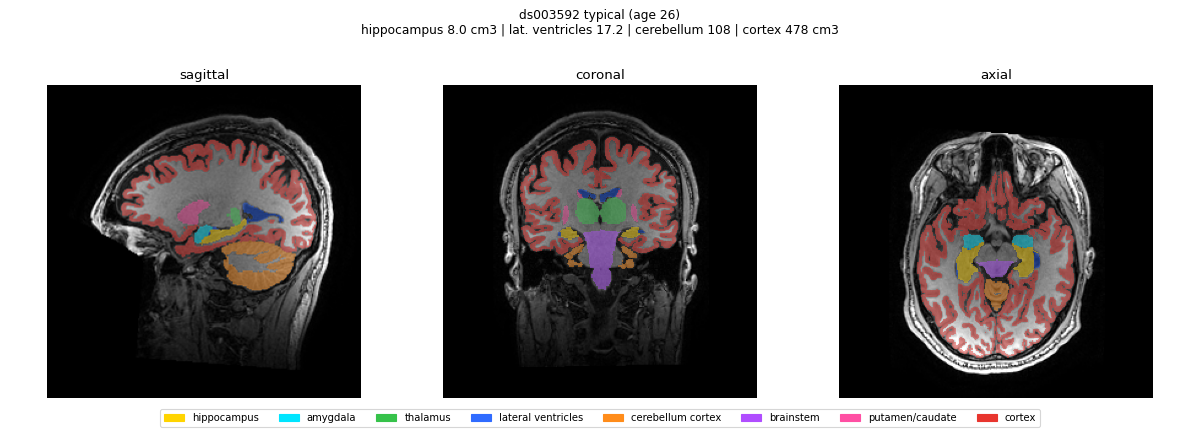
#> input picture pilot/viz_fix/a_00.png, 1200 x 432 px, given as the content of the folder a_00.png, which was not available
$ python reorient.py a_00.png
#> lines starting #> are read from the running program, lines starting #| are printed output that depends on the picture; after the words box and inside, x2 and y2 are one past the last pixel; in counts of white or black regions, pixels touching at a corner belong together; pictures that were not available may be replaced by others from this repository, and a replacement may not be noted
#> further down, im is the input picture: PIL image 1200x432 RGB; mean R, G, B 130.6, 127.2, 126.8
# The QC plots were drawn from FastSurfer's conformed (LIA) volume with a plain rot90, which shows the
# sagittal view with the face up and the coronal view upside down. This rotates those panels in the
# PNGs to standard radiological display (sagittal: top = superior, face left; coronal: top = superior).
import glob, os, sys
import numpy as np
from PIL import Image

def panels(a):
    nonwhite = (a < 245).any(axis=2)
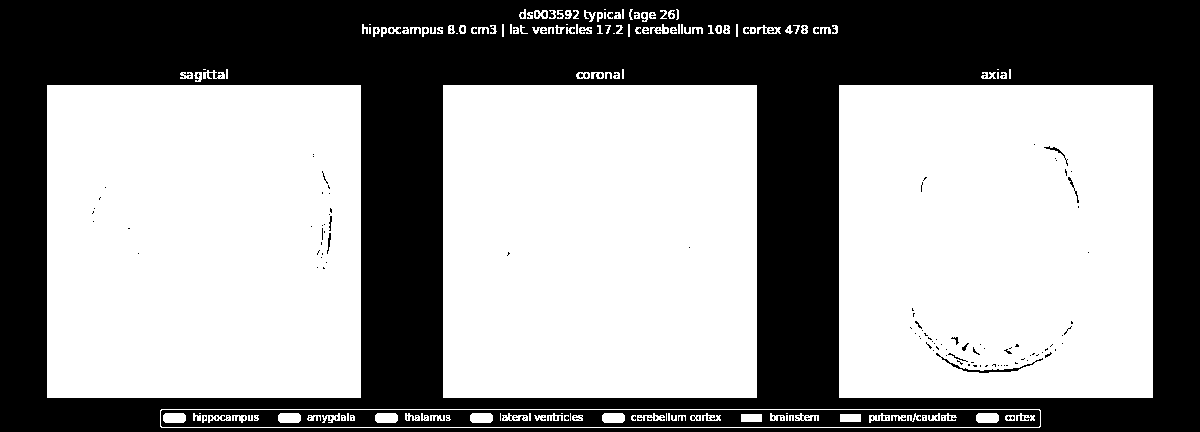
#> nonwhite: shape (432, 1200) bool; 58.4% white; 202 black regions (192 under 20 px), largest, box (x1, y1, x2, y2) and area: (0, 0, 1200, 432) 203280, (161, 410, 1040, 427) 10972, (936, 353, 1043, 373) 230
    H, W = nonwhite.shape
#> H = 432; W = 1200
    cols = nonwhite[60:H - 40].sum(0) > 150
    runs, s = [], None
    for x, v in enumerate(list(cols) + [False]):
        if v and s is None: s = x
        if not v and s is not None: runs.append((s, x)); s = None
#> this loop made 1201 passes
#> v on passes 1 to 12: False, False, False, False, False, False, False, False, False, False, False, False
#> after the loop, runs = [(47, 361), (443, 757), (839, 1153)]
    x0, x1 = runs[0]                      # all panels are equal squares in one row: take rows from the first
#> x0 = 47; x1 = 361
    ys = np.where(nonwhite[:, x0:x1].mean(1) > 0.9)[0]
#> ys = 313 values from 85 to 397
    return [(a_, b_, ys.min(), ys.max() + 1) for a_, b_ in runs]

for src in sys.argv[1:]:
    for f in sorted(glob.glob(os.path.join(src, "**", "*.png"), recursive=True)):
        im = Image.open(f).convert("RGB"); a = np.asarray(im).copy()
        P = panels(a)
#> P = [(47, 361, 85, 398), (443, 757, 85, 398), (839, 1153, 85, 398)]
        sag = P[:-2]          # last two panels are coronal, axial; the rest are sagittal views
#> sag = [(47, 361, 85, 398)]
        cor = P[-2]
#> cor = (443, 757, 85, 398)
        for x0, x1, y0, y1 in sag:
            crop = Image.fromarray(a[y0:y1, x0:x1])
            r = crop.rotate(-90, expand=True).transpose(Image.FLIP_LEFT_RIGHT).resize((x1 - x0, y1 - y0))
            a[y0:y1, x0:x1] = np.asarray(r)
#> this loop made 1 pass
#> pass 1, `crop = Image.fromarray(a[y0:y1, x0:x1])`:
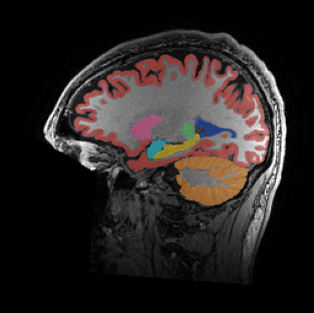
#> crop: PIL image 314x313 RGB; mean R, G, B 40.4, 35, 33.8
#> pass 1, `r = crop.rotate(-90, expand=True).transpose(Image.FLIP_LEFT_RIGHT).res..`:
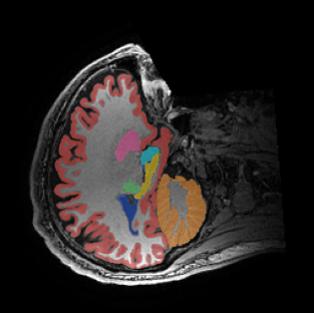
#> r: PIL image 314x313 RGB; mean R, G, B 40.4, 35, 33.8
#> after the loop:
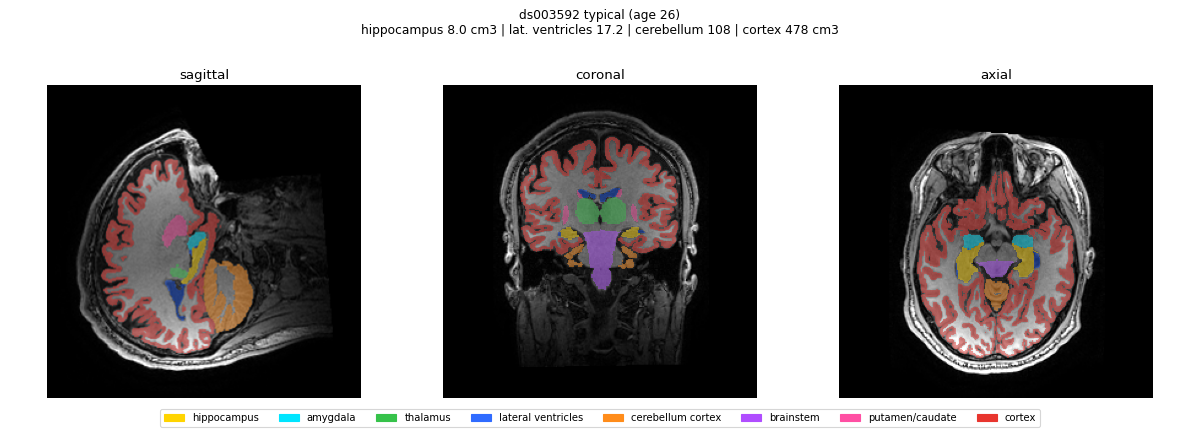
#> a: shape (432, 1200, 3); 12.96% of pixels changed, all inside (x1, y1, x2, y2) = (55, 93, 361, 398)
        x0, x1, y0, y1 = cor
#> x0 = 443; x1 = 757; y0 = 85; y1 = 398
        a[y0:y1, x0:x1] = a[y0:y1, x0:x1][::-1]
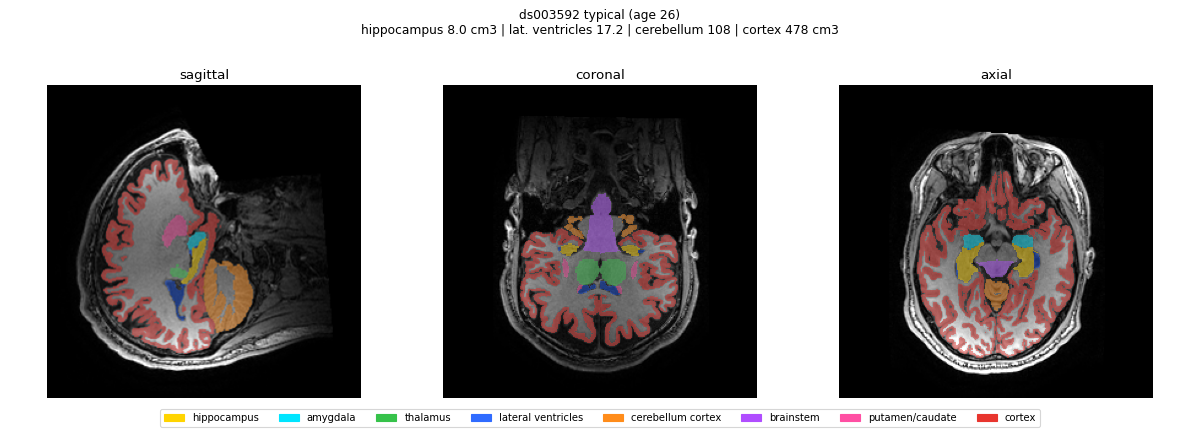
#> a: shape (432, 1200, 3); 10.22% of pixels changed, all inside (x1, y1, x2, y2) = (493, 91, 709, 392)
        tag = "b" if "viz_check2" in f.replace(os.sep, "/") else "a"
        dst = os.path.join(os.path.dirname(os.path.abspath(__file__)), tag + "_" + os.path.basename(f))
        Image.fromarray(a).save(dst)
        print(dst, len(P), "panels")
#| pilot/viz_fix/a_a_00.png 3 panels

$ run again, on pilot/viz_fix/a_04.png
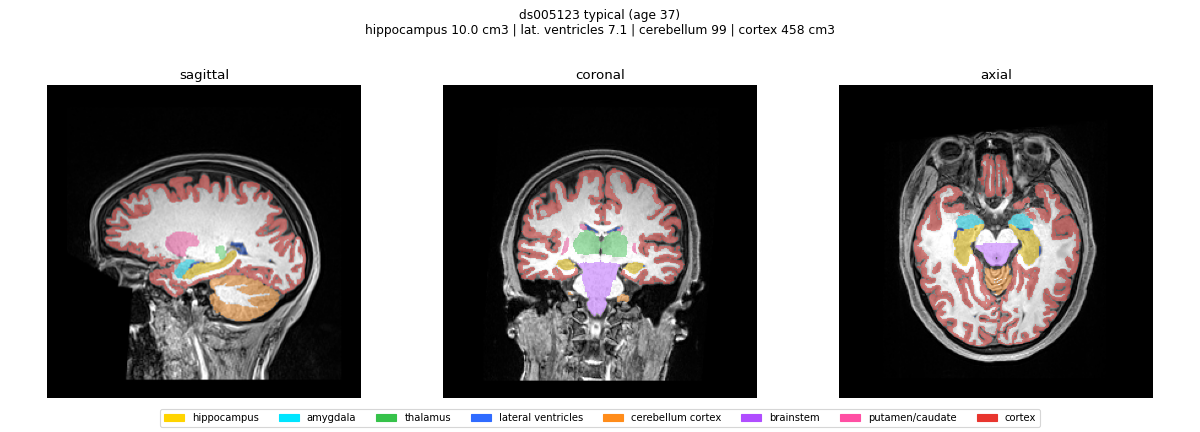
#> input picture pilot/viz_fix/a_04.png, 1200 x 432 px, given as the content of the folder a_04.png, which was not available
#> im is the input picture: PIL image 1200x432 RGB; mean R, G, B 140.3, 137.3, 136.9
#> in panels, `nonwhite = (a < 245).any(axis=2)`:
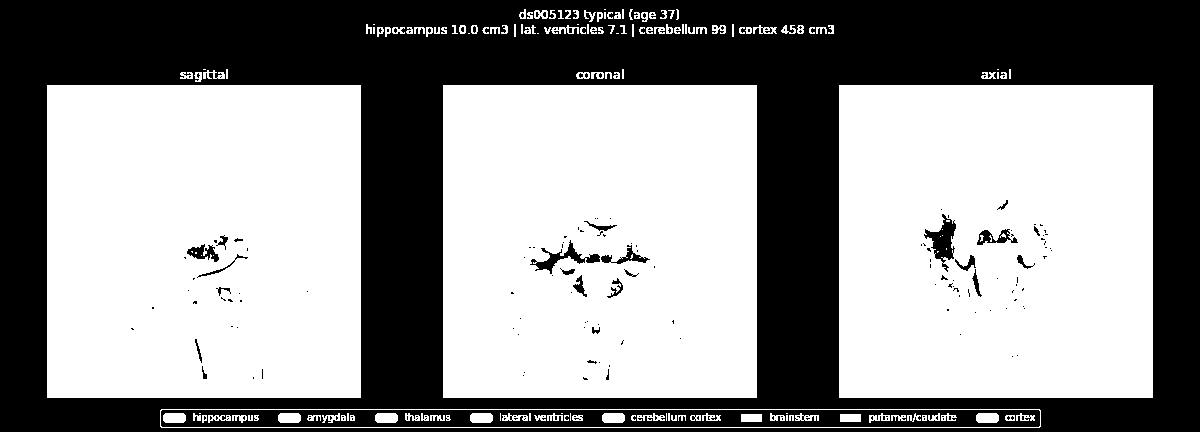
#> nonwhite: shape (432, 1200) bool; 57.9% white; 220 black regions (195 under 20 px), largest, box (x1, y1, x2, y2) and area: (0, 0, 1200, 432) 203366, (161, 410, 1040, 427) 10972, (924, 214, 956, 272) 759
#> the loop in panels, `for x, v in enumerate(list(cols) + [False]):` made 1201 passes
#> v on passes 1 to 8: False, False, False, False, False, False, False, False
#> after the loop in panels, `for x, v in enumerate(list(cols) + [False]):`: runs = [(47, 361), (443, 757), (839, 1153)]
#> in panels, `x0, x1 = runs[0]`: x0 = 47; x1 = 361
#> ys = 312 values from 85 to 397
#> P = [(47, 361, 85, 398), (443, 757, 85, 398), (839, 1153, 85, 398)]
#> sag = [(47, 361, 85, 398)]
#> cor = (443, 757, 85, 398)
#> the loop `for x0, x1, y0, y1 in sag:` made 1 pass
#> `x0, x1, y0, y1 = cor`: x0 = 443; x1 = 757; y0 = 85; y1 = 398
#> `a[y0:y1, x0:x1] = a[y0:y1, x0:x1][::-1]`:
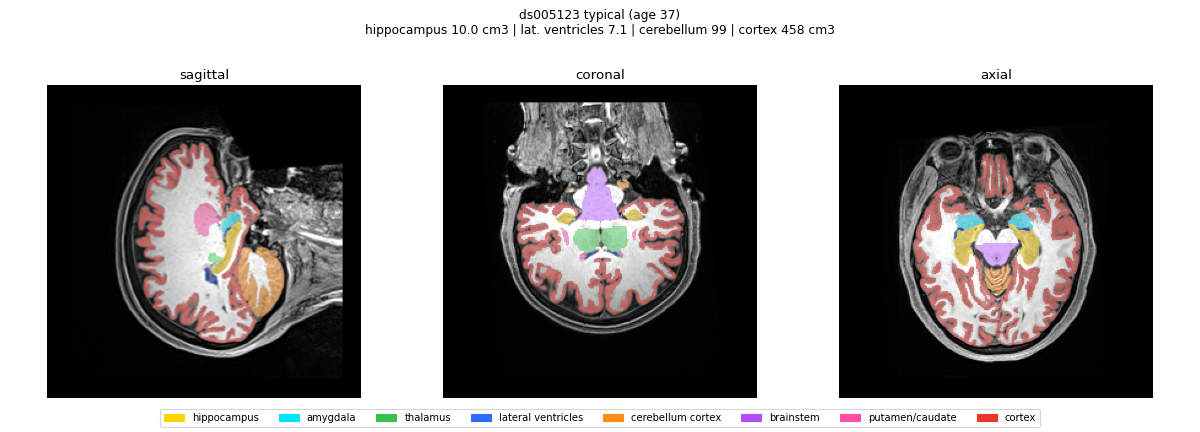
#> a: shape (432, 1200, 3); mean R, G, B 140.3, 137.3, 136.9
#| pilot/viz_fix/a_a_04.png 3 panels

$ run again, on pilot/viz_fix/a_05.png
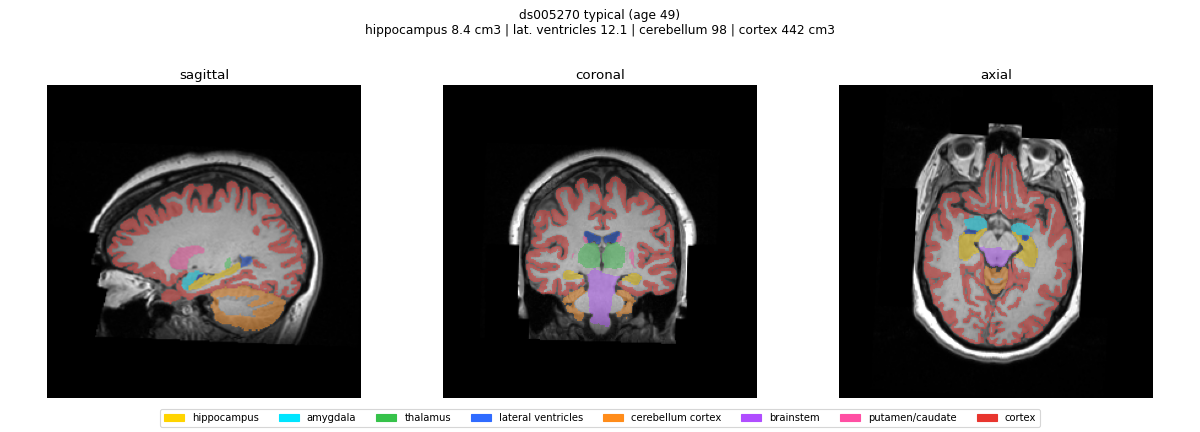
#> input picture pilot/viz_fix/a_05.png, 1200 x 432 px, given as the content of the folder a_05.png, which was not available
#> im is the input picture: PIL image 1200x432 RGB; mean R, G, B 132.6, 129.4, 128.9
#> in panels, `nonwhite = (a < 245).any(axis=2)`:
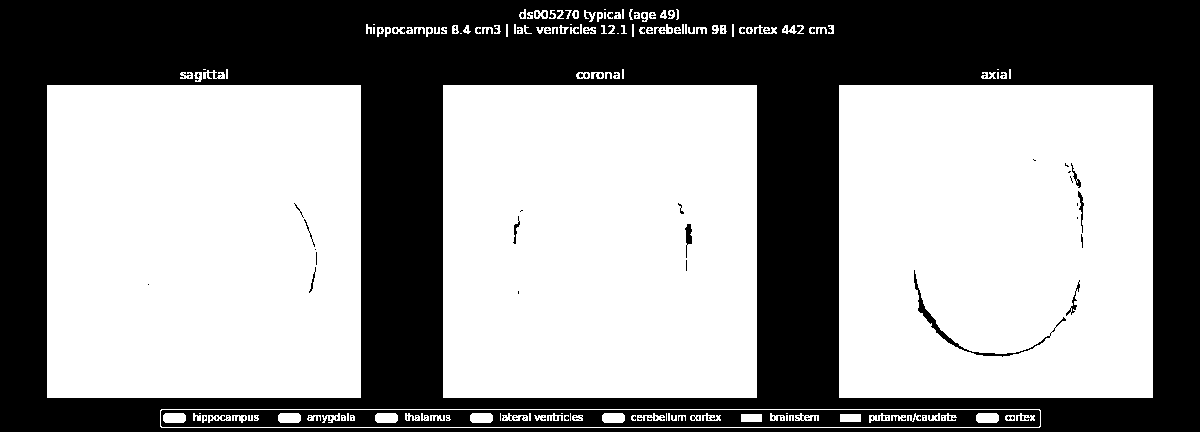
#> nonwhite: shape (432, 1200) bool; 58.3% white; 128 black regions (116 under 20 px), largest, box (x1, y1, x2, y2) and area: (0, 0, 1200, 432) 203330, (161, 410, 1040, 427) 10972, (914, 270, 1066, 357) 614
#> the loop in panels, `for x, v in enumerate(list(cols) + [False]):` made 1201 passes
#> v on passes 1 to 8: False, False, False, False, False, False, False, False
#> after the loop in panels, `for x, v in enumerate(list(cols) + [False]):`: runs = [(47, 361), (443, 757), (839, 1153)]
#> in panels, `x0, x1 = runs[0]`: x0 = 47; x1 = 361
#> ys = 313 values from 85 to 397
#> P = [(47, 361, 85, 398), (443, 757, 85, 398), (839, 1153, 85, 398)]
#> sag = [(47, 361, 85, 398)]
#> cor = (443, 757, 85, 398)
#> the loop `for x0, x1, y0, y1 in sag:` made 1 pass
#> `x0, x1, y0, y1 = cor`: x0 = 443; x1 = 757; y0 = 85; y1 = 398
#> `a[y0:y1, x0:x1] = a[y0:y1, x0:x1][::-1]`:
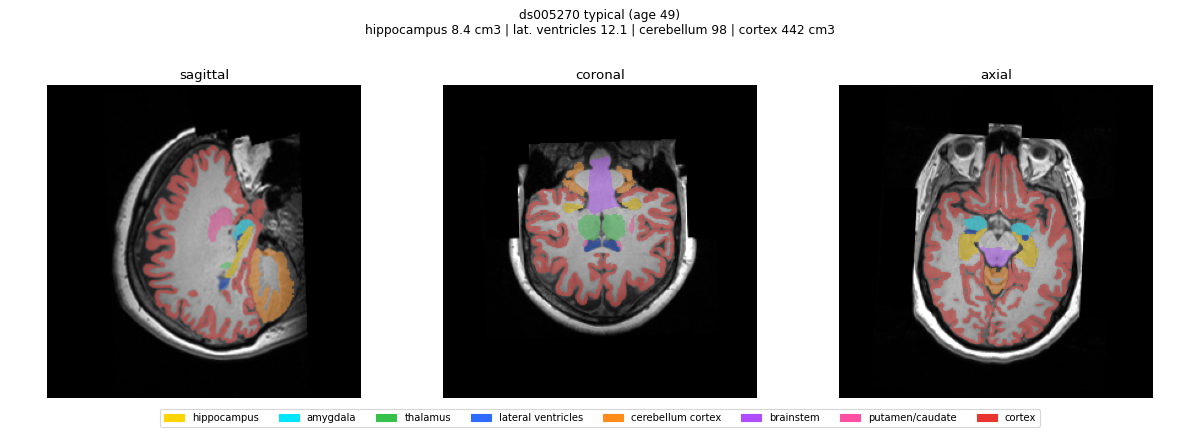
#> a: shape (432, 1200, 3); mean R, G, B 132.6, 129.4, 128.9
#| pilot/viz_fix/a_a_05.png 3 panels

$ run again, on pilot/viz_fix/a_06.png
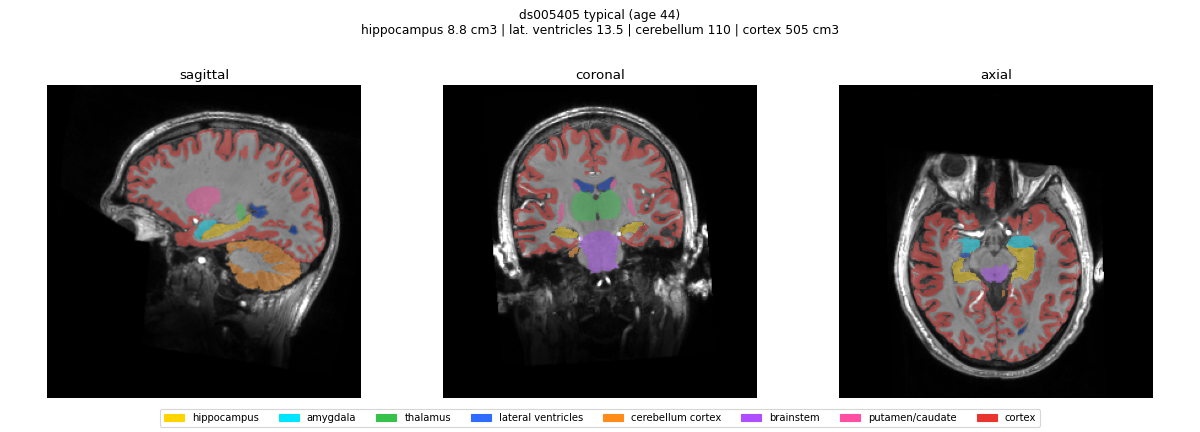
#> input picture pilot/viz_fix/a_06.png, 1200 x 432 px, given as the content of the folder a_06.png, which was not available
#> im is the input picture: PIL image 1200x432 RGB; mean R, G, B 133.3, 130.3, 130
#> in panels, `nonwhite = (a < 245).any(axis=2)`:
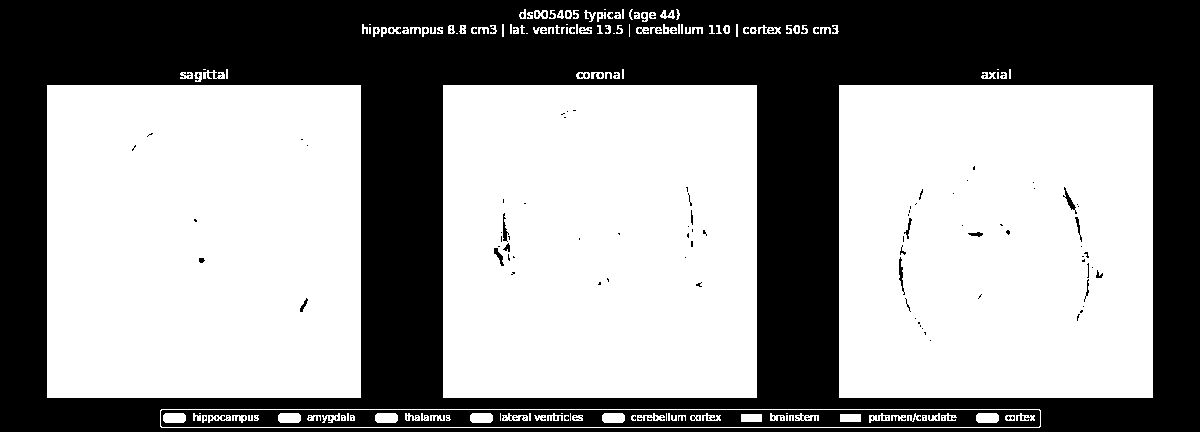
#> nonwhite: shape (432, 1200) bool; 58.4% white; 182 black regions (166 under 20 px), largest, box (x1, y1, x2, y2) and area: (0, 0, 1200, 432) 203304, (161, 410, 1040, 427) 10972, (1063, 187, 1077, 214) 95
#> the loop in panels, `for x, v in enumerate(list(cols) + [False]):` made 1201 passes
#> v on passes 1 to 8: False, False, False, False, False, False, False, False
#> after the loop in panels, `for x, v in enumerate(list(cols) + [False]):`: runs = [(47, 361), (443, 757), (839, 1153)]
#> in panels, `x0, x1 = runs[0]`: x0 = 47; x1 = 361
#> ys = 313 values from 85 to 397
#> P = [(47, 361, 85, 398), (443, 757, 85, 398), (839, 1153, 85, 398)]
#> sag = [(47, 361, 85, 398)]
#> cor = (443, 757, 85, 398)
#> the loop `for x0, x1, y0, y1 in sag:` made 1 pass
#> `x0, x1, y0, y1 = cor`: x0 = 443; x1 = 757; y0 = 85; y1 = 398
#> `a[y0:y1, x0:x1] = a[y0:y1, x0:x1][::-1]`:
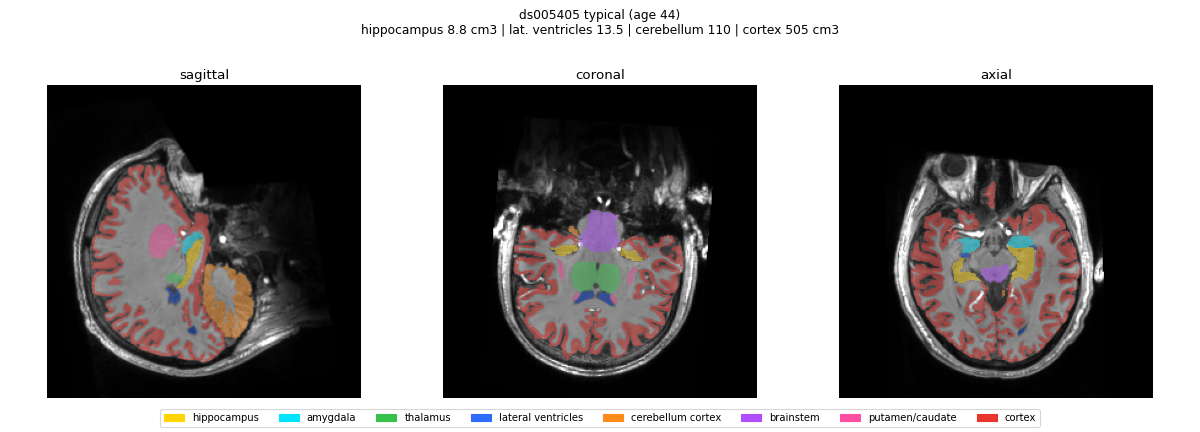
#> a: shape (432, 1200, 3); mean R, G, B 133.3, 130.3, 130
#| pilot/viz_fix/a_a_06.png 3 panels
